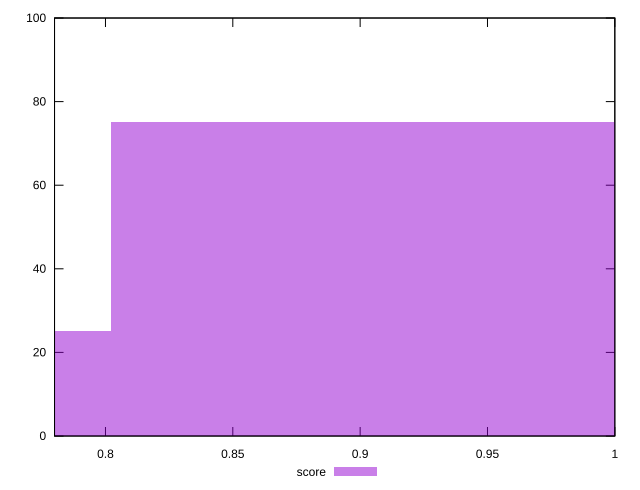

gnuplot code for this plot:
reset

$score <<EOF
0.9168087899744686 75
0.6876065924808514 25
EOF

set key outside below
set boxwidth 0.22920219749361714
set xrange [0.78:1]
set yrange [0:100]
set trange [0:100]
set style fill transparent solid 0.5 noborder
set terminal svg size 640, 490 enhanced background rgb 'white'
set output "report_00021_2021-02-20T09:16:39.615Z/uses-long-cache-ttl/samples/pages+cached+noadtech+nomedia+nocss/score/histogram.svg"

plot $score title "score" with boxes

reset
